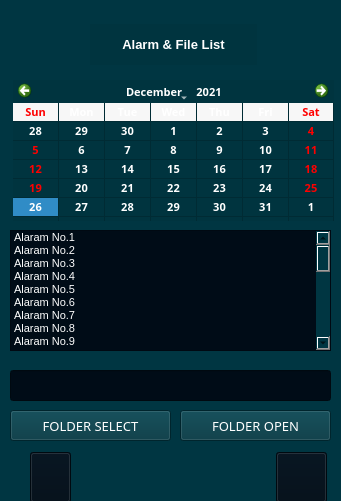
    <widget class="QWidget" name="widget_8" native="true">
     <property name="geometry">
      <rect>
       <x>59</x>
       <y>390</y>
       <width>341</width>
       <height>501</height>
      </rect>
     </property>
     <property name="styleSheet">
      <string notr="true">background-color: rgb(0, 54, 66);</string>
     </property>
     <widget class="QLabel" name="label_4">
      <property name="geometry">
       <rect>
        <x>3</x>
        <y>-10</y>
        <width>341</width>
        <height>511</height>
       </rect>
      </property>
      <property name="text">
       <string/>
      </property>
      <property name="pixmap">
       <pixmap>datas/images/1map.png</pixmap>
      </property>
      <property name="scaledContents">
       <bool>true</bool>
      </property>
     </widget>
     <widget class="QLabel" name="label_5">
      <property name="geometry">
       <rect>
        <x>90</x>
        <y>24</y>
        <width>167</width>
        <height>41</height>
       </rect>
      </property>
      <property name="styleSheet">
       <string notr="true">background-color: rgb(0, 52, 63);
color: rgb(255, 255, 255);</string>
      </property>
      <property name="text">
       <string>&lt;html&gt;&lt;head/&gt;&lt;body&gt;&lt;p align=&quot;center&quot;&gt;&lt;span style=&quot; font-size:10pt; font-weight:600;&quot;&gt;Alarm &amp;amp; File List&lt;/span&gt;&lt;/p&gt;&lt;/body&gt;&lt;/html&gt;</string>
      </property>
     </widget>
     <widget class="QCalendarWidget" name="calendarWidget">
      <property name="geometry">
       <rect>
        <x>13</x>
        <y>80</y>
        <width>321</width>
        <height>141</height>
       </rect>
      </property>
      <property name="palette">
       <palette>
        <active>
         <colorrole role="WindowText">
          <brush brushstyle="SolidPattern">
           <color alpha="255">
            <red>255</red>
            <green>255</green>
            <blue>255</blue>
           </color>
          </brush>
         </colorrole>
         <colorrole role="Button">
          <brush brushstyle="SolidPattern">
           <color alpha="255">
            <red>0</red>
            <green>52</green>
            <blue>63</blue>
           </color>
          </brush>
         </colorrole>
         <colorrole role="Light">
          <brush brushstyle="SolidPattern">
           <color alpha="255">
            <red>69</red>
            <green>70</green>
            <blue>73</blue>
           </color>
          </brush>
         </colorrole>
         <colorrole role="Midlight">
          <brush brushstyle="SolidPattern">
           <color alpha="255">
            <red>57</red>
            <green>58</green>
            <blue>61</blue>
           </color>
          </brush>
         </colorrole>
         <colorrole role="Dark">
          <brush brushstyle="SolidPattern">
           <color alpha="255">
            <red>23</red>
            <green>23</green>
            <blue>24</blue>
           </color>
          </brush>
         </colorrole>
         <colorrole role="Mid">
          <brush brushstyle="SolidPattern">
           <color alpha="255">
            <red>30</red>
            <green>31</green>
            <blue>32</blue>
           </color>
          </brush>
         </colorrole>
         <colorrole role="Text">
          <brush brushstyle="SolidPattern">
           <color alpha="255">
            <red>255</red>
            <green>255</green>
            <blue>255</blue>
           </color>
          </brush>
         </colorrole>
         <colorrole role="BrightText">
          <brush brushstyle="SolidPattern">
           <color alpha="255">
            <red>255</red>
            <green>255</green>
            <blue>255</blue>
           </color>
          </brush>
         </colorrole>
         <colorrole role="ButtonText">
          <brush brushstyle="SolidPattern">
           <color alpha="255">
            <red>255</red>
            <green>255</green>
            <blue>255</blue>
           </color>
          </brush>
         </colorrole>
         <colorrole role="Base">
          <brush brushstyle="SolidPattern">
           <color alpha="255">
            <red>0</red>
            <green>52</green>
            <blue>63</blue>
           </color>
          </brush>
         </colorrole>
         <colorrole role="Window">
          <brush brushstyle="SolidPattern">
           <color alpha="255">
            <red>0</red>
            <green>52</green>
            <blue>63</blue>
           </color>
          </brush>
         </colorrole>
         <colorrole role="Shadow">
          <brush brushstyle="SolidPattern">
           <color alpha="255">
            <red>0</red>
            <green>0</green>
            <blue>0</blue>
           </color>
          </brush>
         </colorrole>
         <colorrole role="AlternateBase">
          <brush brushstyle="SolidPattern">
           <color alpha="255">
            <red>23</red>
            <green>23</green>
            <blue>24</blue>
           </color>
          </brush>
         </colorrole>
         <colorrole role="ToolTipBase">
          <brush brushstyle="SolidPattern">
           <color alpha="255">
            <red>255</red>
            <green>255</green>
            <blue>220</blue>
           </color>
          </brush>
         </colorrole>
         <colorrole role="ToolTipText">
          <brush brushstyle="SolidPattern">
           <color alpha="255">
            <red>0</red>
            <green>0</green>
            <blue>0</blue>
           </color>
          </brush>
         </colorrole>
        </active>
        <inactive>
         <colorrole role="WindowText">
          <brush brushstyle="SolidPattern">
           <color alpha="255">
            <red>255</red>
            <green>255</green>
            <blue>255</blue>
           </color>
          </brush>
         </colorrole>
         <colorrole role="Button">
          <brush brushstyle="SolidPattern">
           <color alpha="255">
            <red>0</red>
            <green>52</green>
            <blue>63</blue>
           </color>
          </brush>
         </colorrole>
         <colorrole role="Light">
          <brush brushstyle="SolidPattern">
           <color alpha="255">
            <red>69</red>
            <green>70</green>
            <blue>73</blue>
           </color>
          </brush>
         </colorrole>
         <colorrole role="Midlight">
          <brush brushstyle="SolidPattern">
           <color alpha="255">
            <red>57</red>
            <green>58</green>
            <blue>61</blue>
           </color>
          </brush>
         </colorrole>
         <colorrole role="Dark">
          <brush brushstyle="SolidPattern">
           <color alpha="255">
            <red>23</red>
            <green>23</green>
            <blue>24</blue>
           </color>
          </brush>
         </colorrole>
         <colorrole role="Mid">
          <brush brushstyle="SolidPattern">
           <color alpha="255">
            <red>30</red>
            <green>31</green>
            <blue>32</blue>
           </color>
          </brush>
         </colorrole>
         <colorrole role="Text">
          <brush brushstyle="SolidPattern">
           <color alpha="255">
            <red>255</red>
            <green>255</green>
            <blue>255</blue>
           </color>
          </brush>
         </colorrole>
         <colorrole role="BrightText">
          <brush brushstyle="SolidPattern">
           <color alpha="255">
            <red>255</red>
            <green>255</green>
            <blue>255</blue>
           </color>
          </brush>
         </colorrole>
         <colorrole role="ButtonText">
          <brush brushstyle="SolidPattern">
           <color alpha="255">
            <red>255</red>
            <green>255</green>
            <blue>255</blue>
           </color>
          </brush>
         </colorrole>
         <colorrole role="Base">
          <brush brushstyle="SolidPattern">
           <color alpha="255">
            <red>0</red>
            <green>52</green>
            <blue>63</blue>
           </color>
          </brush>
         </colorrole>
         <colorrole role="Window">
          <brush brushstyle="SolidPattern">
           <color alpha="255">
            <red>0</red>
            <green>52</green>
            <blue>63</blue>
           </color>
          </brush>
         </colorrole>
         <colorrole role="Shadow">
          <brush brushstyle="SolidPattern">
           <color alpha="255">
            <red>0</red>
            <green>0</green>
            <blue>0</blue>
           </color>
          </brush>
         </colorrole>
         <colorrole role="AlternateBase">
          <brush brushstyle="SolidPattern">
           <color alpha="255">
            <red>23</red>
            <green>23</green>
            <blue>24</blue>
           </color>
          </brush>
         </colorrole>
         <colorrole role="ToolTipBase">
          <brush brushstyle="SolidPattern">
           <color alpha="255">
            <red>255</red>
            <green>255</green>
            <blue>220</blue>
           </color>
          </brush>
         </colorrole>
         <colorrole role="ToolTipText">
          <brush brushstyle="SolidPattern">
           <color alpha="255">
            <red>0</red>
            <green>0</green>
            <blue>0</blue>
           </color>
          </brush>
         </colorrole>
        </inactive>
        <disabled>
         <colorrole role="WindowText">
          <brush brushstyle="SolidPattern">
           <color alpha="255">
            <red>255</red>
            <green>255</green>
            <blue>255</blue>
           </color>
          </brush>
         </colorrole>
         <colorrole role="Button">
          <brush brushstyle="SolidPattern">
           <color alpha="255">
            <red>0</red>
            <green>52</green>
            <blue>63</blue>
           </color>
          </brush>
         </colorrole>
         <colorrole role="Light">
          <brush brushstyle="SolidPattern">
           <color alpha="255">
            <red>69</red>
            <green>70</green>
            <blue>73</blue>
           </color>
          </brush>
         </colorrole>
         <colorrole role="Midlight">
          <brush brushstyle="SolidPattern">
           <color alpha="255">
            <red>57</red>
            <green>58</green>
            <blue>61</blue>
           </color>
          </brush>
         </colorrole>
         <colorrole role="Dark">
          <brush brushstyle="SolidPattern">
           <color alpha="255">
            <red>23</red>
            <green>23</green>
            <blue>24</blue>
           </color>
          </brush>
         </colorrole>
         <colorrole role="Mid">
          <brush brushstyle="SolidPattern">
           <color alpha="255">
            <red>30</red>
            <green>31</green>
            <blue>32</blue>
           </color>
          </brush>
         </colorrole>
         <colorrole role="Text">
          <brush brushstyle="SolidPattern">
           <color alpha="255">
            <red>255</red>
            <green>255</green>
            <blue>255</blue>
           </color>
          </brush>
         </colorrole>
         <colorrole role="BrightText">
          <brush brushstyle="SolidPattern">
           <color alpha="255">
            <red>255</red>
            <green>255</green>
            <blue>255</blue>
           </color>
          </brush>
         </colorrole>
         <colorrole role="ButtonText">
          <brush brushstyle="SolidPattern">
           <color alpha="255">
            <red>255</red>
            <green>255</green>
            <blue>255</blue>
           </color>
          </brush>
         </colorrole>
         <colorrole role="Base">
          <brush brushstyle="SolidPattern">
           <color alpha="255">
            <red>0</red>
            <green>52</green>
            <blue>63</blue>
           </color>
          </brush>
         </colorrole>
         <colorrole role="Window">
          <brush brushstyle="SolidPattern">
           <color alpha="255">
            <red>0</red>
            <green>52</green>
            <blue>63</blue>
           </color>
          </brush>
         </colorrole>
         <colorrole role="Shadow">
          <brush brushstyle="SolidPattern">
           <color alpha="255">
            <red>0</red>
            <green>0</green>
            <blue>0</blue>
           </color>
          </brush>
         </colorrole>
         <colorrole role="AlternateBase">
          <brush brushstyle="SolidPattern">
           <color alpha="255">
            <red>46</red>
            <green>47</green>
            <blue>49</blue>
           </color>
          </brush>
         </colorrole>
         <colorrole role="ToolTipBase">
          <brush brushstyle="SolidPattern">
           <color alpha="255">
            <red>255</red>
            <green>255</green>
            <blue>220</blue>
           </color>
          </brush>
         </colorrole>
         <colorrole role="ToolTipText">
          <brush brushstyle="SolidPattern">
           <color alpha="255">
            <red>0</red>
            <green>0</green>
            <blue>0</blue>
           </color>
          </brush>
         </colorrole>
        </disabled>
       </palette>
      </property>
      <property name="font">
       <font>
        <family>맑은 고딕</family>
        <pointsize>8</pointsize>
        <weight>75</weight>
        <bold>true</bold>
        <strikeout>false</strikeout>
       </font>
      </property>
      <property name="focusPolicy">
       <enum>Qt::NoFocus</enum>
      </property>
      <property name="contextMenuPolicy">
       <enum>Qt::PreventContextMenu</enum>
      </property>
      <property name="acceptDrops">
       <bool>true</bool>
      </property>
      <property name="layoutDirection">
       <enum>Qt::LeftToRight</enum>
      </property>
      <property name="styleSheet">
       <string notr="true">background-color: rgb(0, 52, 63);
color: rgb(255, 255, 255);</string>
      </property>
      <property name="locale">
       <locale language="English" country="AmericanSamoa"/>
      </property>
      <property name="inputMethodHints">
       <set>Qt::ImhNone</set>
      </property>
      <property name="selectedDate">
       <date>
        <year>2021</year>
        <month>12</month>
        <day>26</day>
       </date>
      </property>
      <property name="gridVisible">
       <bool>true</bool>
      </property>
      <property name="selectionMode">
       <enum>QCalendarWidget::NoSelection</enum>
      </property>
      <property name="verticalHeaderFormat">
       <enum>QCalendarWidget::NoVerticalHeader</enum>
      </property>
      <property name="navigationBarVisible">
       <bool>true</bool>
      </property>
      <property name="dateEditEnabled">
       <bool>true</bool>
      </property>
     </widget>
     <widget class="QListWidget" name="cmr_listWidget_5">
      <property name="geometry">
       <rect>
        <x>10</x>
        <y>230</y>
        <width>321</width>
        <height>121</height>
       </rect>
      </property>
      <property name="font">
       <font>
        <pointsize>8</pointsize>
       </font>
      </property>
      <property name="styleSheet">
       <string notr="true">background-color: rgb(0, 12, 23);
color: rgb(255, 255, 255);

</string>
      </property>
      <item>
       <property name="text">
        <string>Alaram No.1</string>
       </property>
      </item>
      <item>
       <property name="text">
        <string>Alaram No.2</string>
       </property>
      </item>
      <item>
       <property name="text">
        <string>Alaram No.3</string>
       </property>
      </item>
      <item>
       <property name="text">
        <string>Alaram No.4</string>
       </property>
      </item>
      <item>
       <property name="text">
        <string>Alaram No.5</string>
       </property>
      </item>
      <item>
       <property name="text">
        <string>Alaram No.6</string>
       </property>
      </item>
      <item>
       <property name="text">
        <string>Alaram No.7</string>
       </property>
      </item>
      <item>
       <property name="text">
        <string>Alaram No.8</string>
       </property>
      </item>
      <item>
       <property name="text">
        <string>Alaram No.9</string>
       </property>
      </item>
      <item>
       <property name="text">
        <string>Alaram No.10</string>
       </property>
      </item>
      <item>
       <property name="text">
        <string>Alaram No.10</string>
       </property>
      </item>
      <item>
       <property name="text">
        <string>Alaram No.10</string>
       </property>
      </item>
      <item>
       <property name="text">
        <string>Alaram No.10</string>
       </property>
      </item>
      <item>
       <property name="text">
        <string>Alaram No.10</string>
       </property>
      </item>
      <item>
       <property name="text">
        <string>Alaram No.10</string>
       </property>
      </item>
      <item>
       <property name="text">
        <string>Alaram No.10</string>
       </property>
      </item>
      <item>
       <property name="text">
        <string>Alaram No.10</string>
       </property>
      </item>
      <item>
       <property name="text">
        <string>Alaram No.10</string>
       </property>
      </item>
      <item>
       <property name="text">
        <string>Alaram No.10</string>
       </property>
      </item>
      <item>
       <property name="text">
        <string>Alaram No.10</string>
       </property>
      </item>
      <item>
       <property name="text">
        <string>Alaram No.10</string>
       </property>
      </item>
      <item>
       <property name="text">
        <string>Alaram No.10</string>
       </property>
      </item>
      <item>
       <property name="text">
        <string>Alaram No.10</string>
       </property>
      </item>
      <item>
       <property name="text">
        <string>Alaram No.10</string>
       </property>
      </item>
      <item>
       <property name="text">
        <string>Alaram No.10</string>
       </property>
      </item>
      <item>
       <property name="text">
        <string>Alaram No.10</string>
       </property>
      </item>
      <item>
       <property name="text">
        <string>Alaram No.10</string>
       </property>
      </item>
      <item>
       <property name="text">
        <string>Alaram No.10</string>
       </property>
      </item>
      <item>
       <property name="text">
        <string>Alaram No.10</string>
       </property>
      </item>
      <item>
       <property name="text">
        <string>Alaram No.10</string>
       </property>
      </item>
     </widget>
     <widget class="QLineEdit" name="folferAddres">
      <property name="geometry">
       <rect>
        <x>10</x>
        <y>370</y>
        <width>321</width>
        <height>31</height>
       </rect>
      </property>
      <property name="tabletTracking">
       <bool>false</bool>
      </property>
      <property name="acceptDrops">
       <bool>true</bool>
      </property>
      <property name="styleSheet">
       <string notr="true">background-color: rgb(0, 12, 23);
color: rgb(255, 255, 255);
font: 75 11pt &quot;HY견고딕&quot;;</string>
      </property>
      <property name="dragEnabled">
       <bool>true</bool>
      </property>
     </widget>
     <widget class="QPushButton" name="folferSelect_Bt">
      <property name="geometry">
       <rect>
        <x>10</x>
        <y>410</y>
        <width>161</width>
        <height>31</height>
       </rect>
      </property>
      <property name="font">
       <font>
        <family>맑은 고딕</family>
        <pointsize>10</pointsize>
        <weight>9</weight>
        <italic>false</italic>
        <bold>false</bold>
       </font>
      </property>
      <property name="styleSheet">
       <string notr="true">background-color: rgb(0, 52, 63);
color: rgb(255, 255, 255);
font: 75 10pt &quot;맑은 고딕&quot;;</string>
      </property>
      <property name="text">
       <string>FOLDER SELECT</string>
      </property>
     </widget>
     <widget class="QPushButton" name="folferOpen_Bt">
      <property name="geometry">
       <rect>
        <x>180</x>
        <y>410</y>
        <width>151</width>
        <height>31</height>
       </rect>
      </property>
      <property name="font">
       <font>
        <family>맑은 고딕</family>
        <pointsize>10</pointsize>
        <weight>9</weight>
        <italic>false</italic>
        <bold>false</bold>
       </font>
      </property>
      <property name="styleSheet">
       <string notr="true">background-color: rgb(0, 52, 63);
color: rgb(255, 255, 255);
font: 75 10pt &quot;맑은 고딕&quot;;</string>
      </property>
      <property name="text">
       <string>FOLDER OPEN</string>
      </property>
     </widget>
     <widget class="QPushButton" name="allStart">
      <property name="geometry">
       <rect>
        <x>30</x>
        <y>452</y>
        <width>41</width>
        <height>51</height>
       </rect>
      </property>
      <property name="styleSheet">
       <string notr="true">background-color: rgb(0, 12, 23);
color: rgb(255, 255, 255);
font: 75 20pt &quot;Agency FB&quot;;</string>
      </property>
      <property name="text">
       <string/>
      </property>
      <property name="icon">
       <iconset>
        <normaloff>datas/images/play.png</normaloff>datas/images/play.png</iconset>
      </property>
      <property name="iconSize">
       <size>
        <width>50</width>
        <height>50</height>
       </size>
      </property>
     </widget>
     <widget class="QPushButton" name="allStop">
      <property name="geometry">
       <rect>
        <x>276</x>
        <y>452</y>
        <width>51</width>
        <height>51</height>
       </rect>
      </property>
      <property name="styleSheet">
       <string notr="true">background-color: rgb(0, 12, 23);
color: rgb(255, 255, 255);
font: 75 20pt &quot;Agency FB&quot;;</string>
      </property>
      <property name="text">
       <string/>
      </property>
      <property name="icon">
       <iconset>
        <normaloff>datas/images/stop.png</normaloff>datas/images/stop.png</iconset>
      </property>
      <property name="iconSize">
       <size>
        <width>50</width>
        <height>50</height>
       </size>
      </property>
     </widget>
    </widget>
